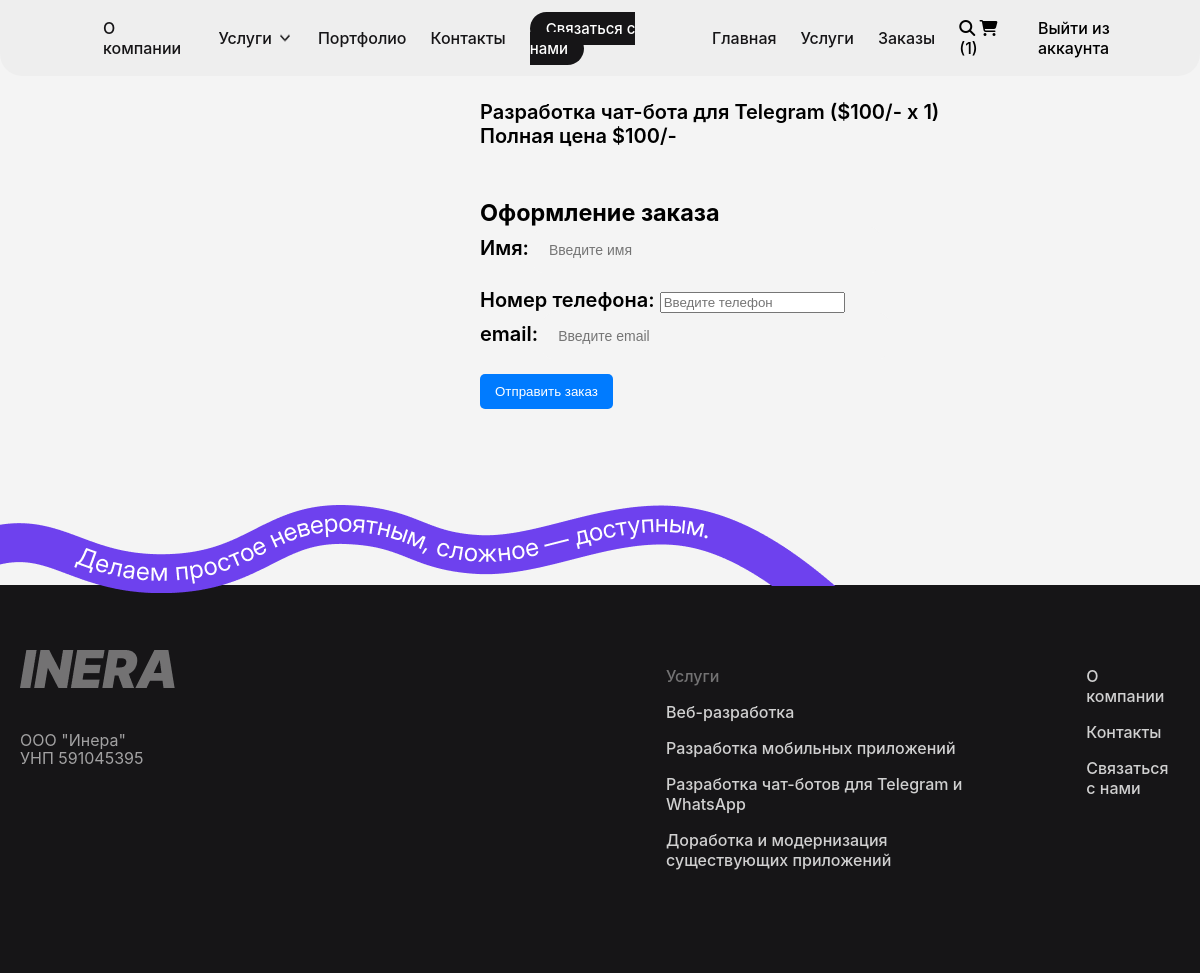
Page /checkout.php (signed in) on the committed database.
### tables this page shows
CREATE TABLE `cart` (
  `id` int(100) NOT NULL,
  `user_id` int(100) NOT NULL,
  `pid` int(100) NOT NULL,
  `name` varchar(100) NOT NULL,
  `price` int(100) NOT NULL,
  `quantity` int(100) NOT NULL,
  `image` varchar(100) NOT NULL
);

### checkout.php (the view, shortened to what this page needs)
<?php
@include 'config.php';
$user_id = $_SESSION['user_id'];
?>
<!DOCTYPE html>
<html lang="en">
<head>
   <link rel="stylesheet" href="css/style.css">
</head>
<body>
<?php include 'header.php'; ?>
<section class="display-orders">
   <?php
      $cart_grand_total = 0;
      $select_cart_items = $conn->prepare("SELECT * FROM `cart` WHERE user_id = ?");
      $select_cart_items->execute([$user_id]);
      if($select_cart_items->rowCount() > 0){
         while($fetch_cart_items = $select_cart_items->fetch(PDO::FETCH_ASSOC)){
            $cart_total_price = ($fetch_cart_items['price'] * $fetch_cart_items['quantity']);
            $cart_grand_total += $cart_total_price;
   ?>
   <p> <?= $fetch_cart_items['name']; ?> <span>(<?= '$'.$fetch_cart_items['price'].'/- x '. $fetch_cart_items['quantity']; ?>)</span> </p>
   <?php
    }
   }else{
      echo '<p class="empty">Корзина пуста</p>';
   }
   ?>
   <div class="grand-total">Полная цена <span>$<?= $cart_grand_total; ?>/-</span></div>
</section>
<section class="checkout-orders">
   <form action="" method="POST">
      <h3>Оформление заказа</h3>
      <div class="flex">
         <div class="inputBox">
            <span>Имя:</span>
            <input type="text" name="name" placeholder="Введите имя" class="box" required>
         </div>
         <div class="inputBox">
            <span>Номер телефона:</span>
            <input type="number" name="number" placeholder="Введите телефон" class="box" required>
         </div>
         <div class="inputBox">
            <span> email:</span>
            <input type="email" name="email" placeholder="Введите email" class="box" required>
         </div>
      </div>
      <input type="submit" name="order" class="btn <?= ($cart_grand_total > 1)?'':'disabled'; ?>" value="Отправить заказ">
   </form>
</section>
<?php include 'footer.php'; ?>
</body>
</html>

### css/style.css (style rules this page uses)
h1, h2, h3, h4, h5, h6 { margin: 0; }
p { margin: 0; }
* { box-sizing: border-box; }
html { scroll-padding-top: 100px; scroll-behavior: smooth; overflow-x:hidden; }
body { background-color: #f4f4f4; margin: 0; font-family: "Inter", sans-serif; }
input[type="text"], input[type="email"], input[type="tel"], textarea { width: 48%; padding: 15px; margin-right: 5px; margin-bottom: 15px; border: 0px; border-radius: 10px; background-color: #f4f4f4; font-size: 14px; box-sizing: border-box; }

### checkout.php (style rules this page uses)
.display-orders { padding-left:40%; padding-top:100px; font-weight: 600; font-size: 20px; align-items: center; }
.checkout-orders { padding-left:40%; padding-top:50px; align-items: center; font-weight: 600; font-size: 20px; }
.btn { background-color: #007bff; color: #ffffff; border: none; padding: 10px 15px; border-radius: 5px; cursor: pointer; transition: background-color 0.3s; }

### rows in the picture
cart: name "Разработка чат-бота для Telegram", price "100", quantity "1"

### other values in the picture
$count_cart_items->rowCount() "1"
$cart_grand_total "100"
